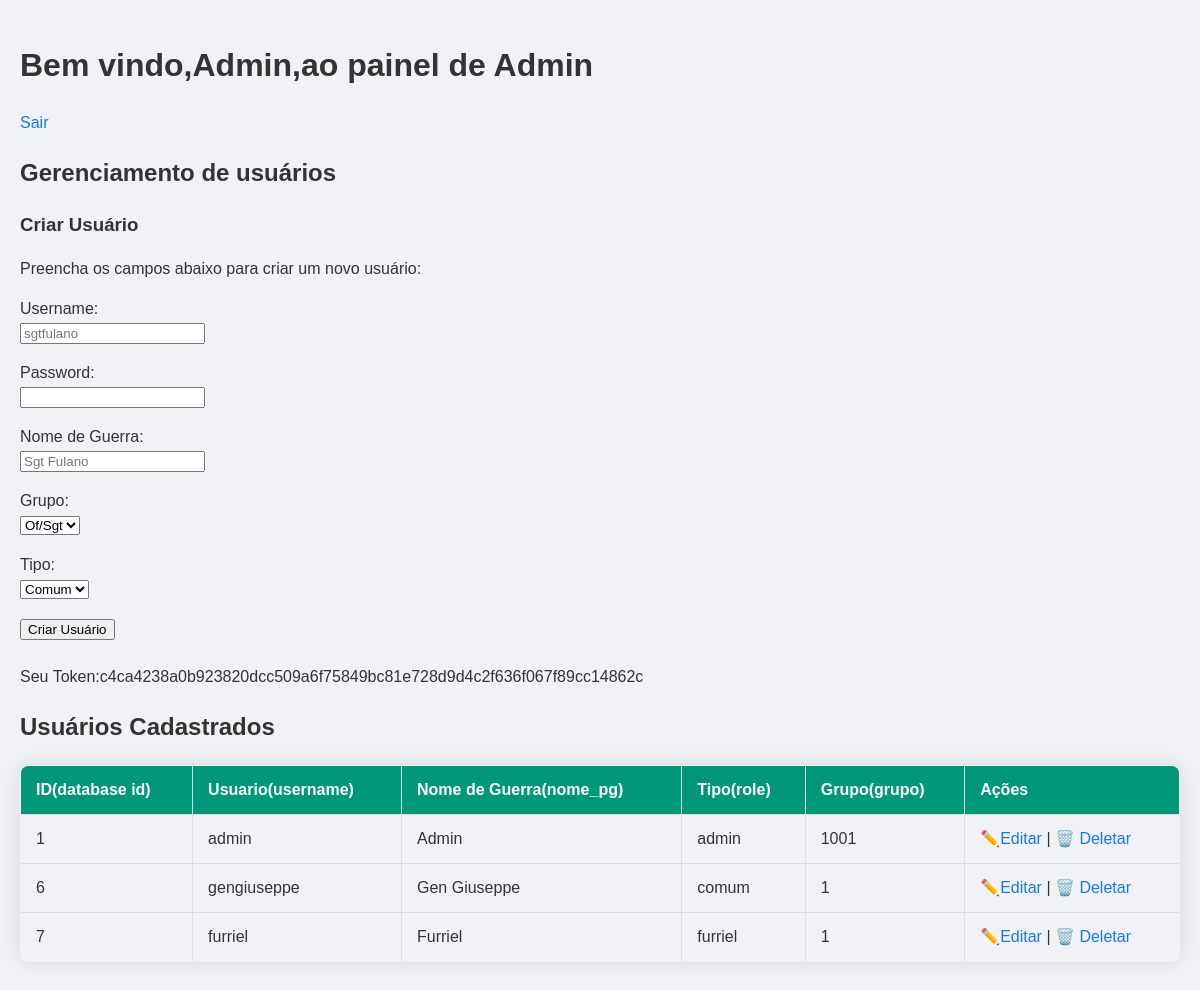
Page /config/admin/admin.php (signed in) on the committed database.
### tables this page shows
CREATE TABLE users (
    id INTEGER PRIMARY KEY AUTOINCREMENT,
    username TEXT NOT NULL UNIQUE,
    password TEXT NOT NULL,
    nome_pg TEXT NOT NULL,
    role TEXT CHECK(role IN ('admin','furriel','comum')) NOT NULL DEFAULT 'comum',
    grupo INTEGER NOT NULL
);

### config/admin/admin.php (the view, shortened to what this page needs)
<?php
echo '<!DOCTYPE html>
<html>
<head>
    <meta http-equiv="Content-Security-Policy" content="default-src \'self\'; script-src \'self\' \'unsafe-inline\'; style-src \'self\' \'unsafe-inline\';">
    <title>Painel Admin</title>
    <link rel="stylesheet" href="/public/css/styles.css" onload="this.media=\'all\'">
    <noscript><link rel="stylesheet" href="/public/css/styles.css"></noscript>
    <script src="/lib/scripts.js" defer></script>
    <link href="../../public/css/styles.css" rel="stylesheet" type="text/css">
    <link rel="icon">
</head>';
function listUsers(){
    echo '<h2>Usuários Cadastrados</h2>';
    try {
        $pdo = DbConnection();
        $stmt = $pdo->query("SELECT id, username, nome_pg, role, grupo FROM users");
        $users = $stmt->fetchAll(PDO::FETCH_ASSOC);
        echo "<table border='1'>
            <tr>
                <th>ID(database id)</th>
                <th>Usuario(username)</th>
                <th>Nome de Guerra(nome_pg)</th>
                <th>Tipo(role)</th>
                <th>Grupo(grupo)</th>
                <th>Ações</th>
            </tr>";
        foreach ($users as $user) {
            echo "<tr>";
            echo "<td>" . htmlspecialchars($user['id']) . "</td>";
            echo "<td>" . htmlspecialchars($user['username']) . "</td>";
            echo "<td>" . htmlspecialchars($user['nome_pg']) . "</td>";
            echo "<td>" . htmlspecialchars($user['role']) . "</td>";
            echo "<td>" . htmlspecialchars($user['grupo']) . "</td>";
            echo "<td>
                    <a href='#' data-action='edit' data-user='".htmlspecialchars(json_encode($user), ENT_QUOTES, 'UTF-8')."'>✏️Editar</a> |
                    <a href='delete_user.php?action=delete&id=" . $user['id'] . "' onclick='return confirm(\"Tem certeza?\");'>🗑️ Deletar</a>
                  </td>";
            echo "</tr>";
        }
        echo "</table>";
    } catch (PDOException $e) {
        echo "<strong>ERRO:</strong> " . htmlspecialchars($e->getMessage());
    }
}
?>
<body>
    <?php
    echo "<h1>Bem vindo,". htmlspecialchars($_SESSION['auth_data']['nome_pg']).",ao painel de Admin</h1>";
     ?>
    <a class="logout" href="../../lib/logout.php" > Sair </a> <br>
    <h2>Gerenciamento de usuários</h2>
<div id="Criar Usuario" class="painel">
        <h3>Criar Usuário</h3>
        <p>Preencha os campos abaixo para criar um novo usuário:</p>
        <form action="create_user.php" method="POST">
        <p>
            <label for="username">Username:</label><br>
            <input type="text" id="username" name="username" placeholder="sgtfulano" required>
        </p>
        <p>
            <label for="password">Password:</label><br>
            <input type="password" id="password" name="password" required>
        </p>
        <p>
            <label for="nome_pg">Nome de Guerra:</label><br>
            <input type="text" id="nome_pg" name="nome_pg" placeholder="Sgt Fulano" required>
        </p>
        <p>
            <label for="grupo">Grupo:</label><br>
            <select type="number" id="grupo" name="grupo" required >
                <option value=1> Of/Sgt </option>
            </select>
        </p>
        <p>
            <label for="role">Tipo:</label><br>
            <select id="role" name="role" required>
                <option value="comum">Comum</option>
            </select>
        </p>
        <button type="submit">Criar Usuário</button>
    </form>
    </div>
<?php
echo "<br>Seu Token:$_SESSION[token]";
listUsers();
?>
</body>
</html>

### public/css/styles.css (style rules this page uses)
body { font-family: Arial, sans-serif; background-color: #f0f2f5; color: #333; margin: 0; padding: 20px; line-height: 1.5; }
p { margin-bottom: 1em; }
a { color: #1877f2; text-decoration: none; transition: color 0.3s; }
table { width: 100%; border-collapse: collapse; margin: 20px 0; font-size: 1em; box-shadow: 0 0 20px rgba(0, 0, 0, 0.10); border-radius: 8px; overflow: hidden; }
table th, table td { padding: 12px 15px; border: 1px solid #ddd; text-align: left; }
table th { background-color: #009879; color: #ffffff; font-weight: bold; }

### rows in the picture
users: id "1", username "admin", nome_pg "Admin", role "admin", grupo "1001"
users: id "6", username "gengiuseppe", nome_pg "Gen Giuseppe", role "comum", grupo "1"
users: id "7", username "furriel", nome_pg "Furriel", role "furriel", grupo "1"

### other values in the picture
$_SESSION['auth_data']['nome_pg'] "Admin"
$_SESSION[token] "c4ca4238a0b923820dcc509a6f75849bc81e728d9d4c2f636f067f89cc14862c"
